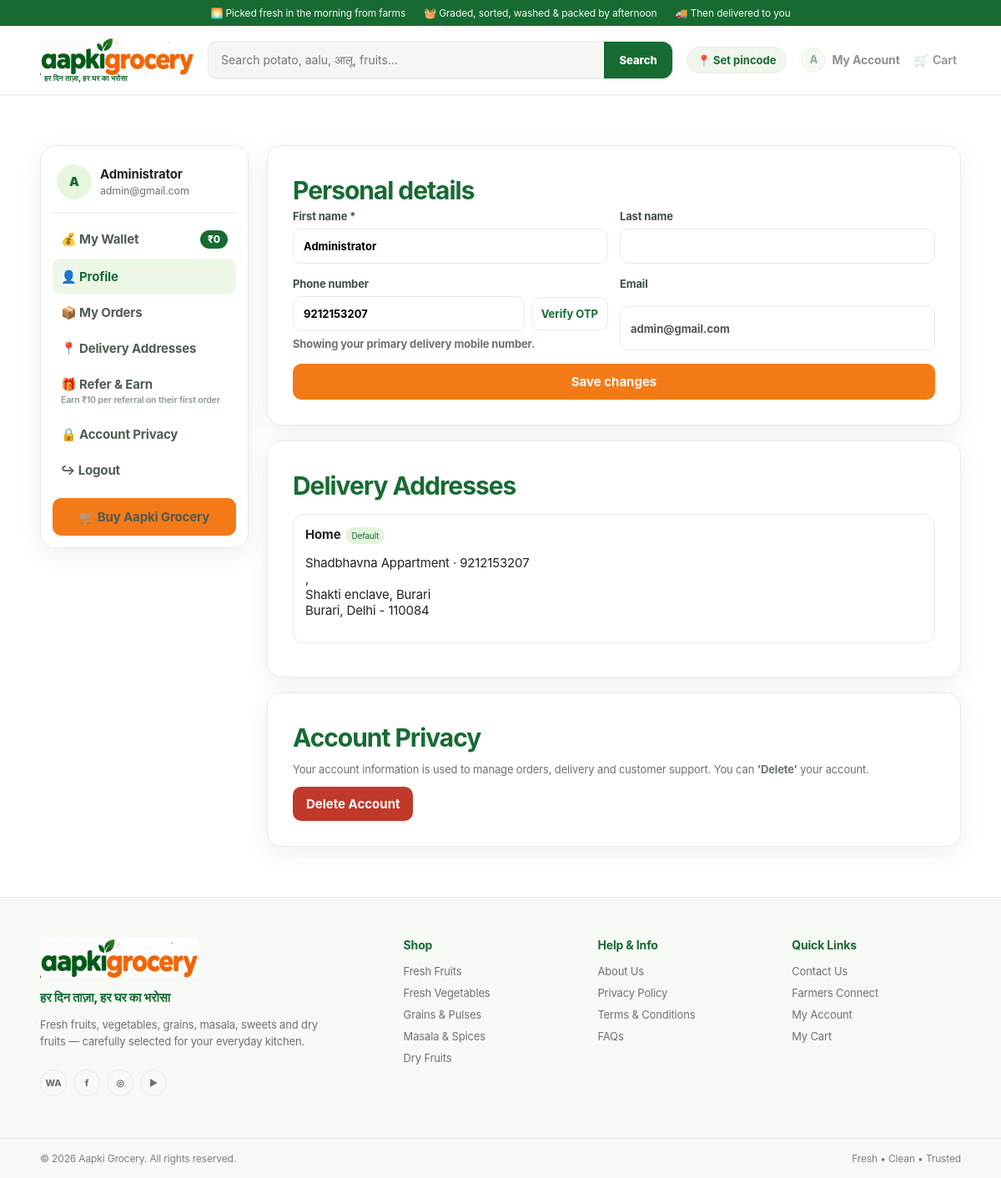
Screenshot of /account/ (signed in) with the database file from the repository.
### tables this page shows
CREATE TABLE `users` (
  `id` bigint(20) UNSIGNED NOT NULL,
  `name` varchar(120) NOT NULL,
  `first_name` varchar(80) DEFAULT NULL,
  `last_name` varchar(80) DEFAULT NULL,
  `email` varchar(190) DEFAULT NULL,
  `phone` varchar(20) DEFAULT NULL,
  `avatar` varchar(500) DEFAULT NULL,
  `password_hash` varchar(255) DEFAULT NULL,
  `provider` enum('local','google','facebook') NOT NULL DEFAULT 'local',
  `provider_id` varchar(190) DEFAULT NULL,
  `role_slug` varchar(80) NOT NULL DEFAULT 'customer',
  `points` int(10) UNSIGNED NOT NULL DEFAULT 0,
  `wallet_balance` decimal(10,2) NOT NULL DEFAULT 0.00,
  `remember_token_hash` varchar(255) DEFAULT NULL,
  `referral_code` varchar(32) DEFAULT NULL,
  `referred_by` bigint(20) UNSIGNED DEFAULT NULL,
  `is_active` tinyint(1) NOT NULL DEFAULT 1,
  `remarks` text DEFAULT NULL,
  `created_at` timestamp NOT NULL DEFAULT current_timestamp(),
  `updated_at` timestamp NOT NULL DEFAULT current_timestamp() ON UPDATE current_timestamp()
);

CREATE TABLE `addresses` (
  `id` bigint(20) UNSIGNED NOT NULL,
  `user_id` bigint(20) UNSIGNED NOT NULL,
  `label` varchar(50) DEFAULT 'Home',
  `name` varchar(120) NOT NULL,
  `phone` varchar(20) NOT NULL,
  `alt_phone` varchar(20) DEFAULT NULL,
  `apartment_no` varchar(120) DEFAULT NULL,
  `apartment_name` varchar(160) DEFAULT NULL,
  `area` varchar(160) DEFAULT NULL,
  `landmark` varchar(255) DEFAULT NULL,
  `address_type` enum('Home','Office','Other') NOT NULL DEFAULT 'Home',
  `address_line` varchar(255) NOT NULL,
  `city` varchar(100) NOT NULL,
  `state` varchar(100) NOT NULL,
  `pincode` varchar(10) NOT NULL,
  `is_default` tinyint(1) DEFAULT 0
);

### config/config.php (called while the page is built, shortened)
<?php
function e(?string $v):string{return htmlspecialchars($v??'',ENT_QUOTES,'UTF-8');}
function url(string $p=''):string{return BASE_URL.ltrim($p,'/');}
function user_id():?int{return isset($_SESSION['user_id'])?(int)$_SESSION['user_id']:null;}
function is_logged_in():bool{return user_id()!==null;}
function setting(PDO $pdo,string $key,string $default=''):string{static $cache=[];if(array_key_exists($key,$cache))return $cache[$key];$s=$pdo->prepare('SELECT setting_value FROM settings WHERE setting_key=? LIMIT 1');$s->execute([$key]);return $cache[$key]=(string)($s->fetchColumn()??$default);}
function setting_bool(PDO $pdo,string $key,bool $default=false):bool{return setting($pdo,$key,$default?'1':'0')==='1';}

### account/index.php (the view, shortened to what this page needs)
<?php
require_once __DIR__.'/../config/db.php'; $pdo=db();
$uid=user_id();
$s=$pdo->prepare('SELECT * FROM users WHERE id=?'); $s->execute([$uid]); $u=$s->fetch();
$addressesStmt=$pdo->prepare('SELECT * FROM addresses WHERE user_id=? ORDER BY is_default DESC,id DESC'); $addressesStmt->execute([$uid]); $addresses=$addressesStmt->fetchAll();
$primaryDeliveryPhone = '';
if($addresses){ $primaryDeliveryPhone = trim((string)($addresses[0]['phone'] ?? '')); }
$accountPhone = $primaryDeliveryPhone !== '' ? $primaryDeliveryPhone : (string)($u['phone'] ?? '');
$walletBalance=(float)($u['wallet_balance'] ?? 0);
$avatar = trim((string)($u['avatar'] ?? '')) ?: null;
$initial = strtoupper(substr(trim((string)($u['first_name']??$u['name']??'U')),0,1));
$title='My Account | '.APP_NAME; include __DIR__.'/../includes/header.php';
?>
<section class="container page account-page">
<div class="account-shell">
<aside class="account-sidebar panel">
  <div class="account-user">
    <div class="avatar<?=$avatar?' avatar-photo':''?>">
      <?php if($avatar): ?><img src="<?=e($avatar)?>" alt="" onerror="this.onerror=null;this.parentNode.classList.remove('avatar-photo');this.parentNode.textContent='<?=e($initial)?>';"><?php else: ?><?=e($initial)?><?php endif; ?>
    </div>
    <div><b><?=e(trim(($u['first_name']??'').' '.($u['last_name']??''))?:$u['name'])?></b><small><?=e($u['email'])?></small></div>
  </div>
  <a class="wallet-link" href="<?=url('account/wallet.php')?>">💰 My Wallet<span class="wallet-badge">₹<?=number_format($walletBalance,0)?></span></a>
  <a class="active" href="<?=url('account/')?>">👤 Profile</a>
  <a href="<?=url('account/orders.php')?>">📦 My Orders</a>
  <a href="#addresses">📍 Delivery Addresses</a>
  <?php if(setting_bool($pdo,'referral_enabled')): $refPts=(int)setting($pdo,'referral_points','10'); ?>
  <a class="refer-link" href="<?=url('account/refer.php')?>">🎁 Refer &amp; Earn<small>Earn ₹<?=number_format($refPts)?> per referral on their first order</small></a>
  <?php endif; ?>
  <a href="#privacy">🔒 Account Privacy</a>
  <a href="<?=url('logout.php')?>">↪ Logout</a>
  <a class="btn btn-primary account-shop-btn" href="<?=url()?>">🛒 Buy Aapki Grocery</a>
</aside>
<main class="account-main">
<section class="panel" id="profile"><div class="panel-head"><div><h2>Personal details</h2></div></div>
<form method="post" class="account-form"><input type="hidden" name="csrf" value="<?=e(csrf_token())?>"><input type="hidden" name="profile" value="1">
<div class="field-grid"><label>First name *<input name="first_name" value="<?=e($u['first_name']??$u['name']??'')?>" required></label><label>Last name<input name="last_name" value="<?=e($u['last_name']??'')?>"></label></div>
<div class="field-grid"><label>Phone number <div class="phone-row"><input id="accountPhone" name="phone" value="<?=e($accountPhone)?>" inputmode="numeric"><button type="button" class="btn otp-btn" id="sendOtp">Verify OTP</button></div><small id="otpMsg" class="hint"><?= $primaryDeliveryPhone!=='' ? 'Showing your primary delivery mobile number.' : '' ?></small></label><label>Email<input value="<?=e($u['email']??'')?>" disabled></label></div>
<button class="btn btn-primary">Save changes</button></form></section>
<section class="panel" id="addresses"><div class="panel-head"><div><h2>Delivery Addresses</h2></div></div>
<?php if($addresses): ?>
<?php foreach($addresses as $a): ?><div class="saved-address"><div><b><?=e($a['address_type']??$a['label'])?></b><?php if($a['is_default']): ?><span class="default-badge">Default</span><?php endif; ?><p><?=e($a['name'])?> · <?=e($a['phone'])?><br>, <br><?=e($a['address_line'])?> <br><?=e($a['city'])?>, <?=e($a['state'])?> - <?=e($a['pincode'])?></p></div></div><?php endforeach; ?>
<?php else: ?><p class="hint">No delivery address saved yet. You can add one during checkout.</p><?php endif; ?>
</section>
<section class="panel" id="privacy"><h2>Account Privacy</h2>
<p class="hint">Your account information is used to manage orders, delivery and customer support. You can <b>'Delete'</b> your account.</p>
<button type="button" class="btn btn-danger" id="openDeleteModal">Delete Account</button>
</section>
</main></div></section>
<?php include __DIR__.'/../includes/footer.php'; ?>

### includes/header.php (shortened to what this page needs)
<?php require_once __DIR__.'/../config/db.php'; $pdo=$pdo??db(); $flash=get_flash(); $metaTitle=$title??setting($pdo,'default_meta_title',APP_NAME); $metaDesc=$description??setting($pdo,'default_meta_description','Fresh grocery from Aapki Grocery.'); $metaKeys=$keywords??setting($pdo,'default_meta_keywords','fresh grocery'); $ogImage=$ogImage??url('assets/logo.png'); ?>
<!doctype html><html lang="en"><head><link rel="stylesheet" href="<?=url('assets/css/style.css')?>?v=<?php echo time();?>"></head><body><header class="site-header"><div class="topbar topbar-steps"><span>🌅 Picked fresh in the morning from farms</span><span>🧺 Graded, sorted, washed &amp; packed by afternoon</span><span>🚚 Then delivered to you</span></div><div class="nav container"><a class="brand" href="<?=url()?>"><span class="brand-mark"><img src="<?=url('assets/logo.png')?>" alt="Aapki Grocery" width="314" height="78"><span class="brand-tagline">हर दिन ताज़ा, हर घर का भरोसा</span></span></a><form class="search" action="<?=url()?>" method="get" autocomplete="off"><input id="searchBox" name="q" value="<?=e($_GET['q']??'')?>" placeholder="Search potato, aalu, आलू, fruits..." aria-label="Search products"><button>Search</button></form><div class="nav-actions"><button type="button" id="agPinIndicator" class="pin-indicator" title="Set / change your delivery pincode"></button><div class="account-menu"><?php
$hdrLoggedIn=is_logged_in();
$hdrAvatar=null;$hdrInitial='U';
if($hdrLoggedIn){
  $ha=$pdo->prepare('SELECT first_name,last_name,avatar FROM users WHERE id=?');$ha->execute([user_id()]);$hAcc=$ha->fetch();
  $hdrAvatar=trim((string)($hAcc['avatar']??''))?:null;
  $hdrInitial=strtoupper(substr(trim((string)($hAcc['first_name']??''))?:'U',0,1));
}
?><a href="<?=$hdrLoggedIn?url('account/'):url('login.php')?>" class="account-trigger" id="accountTrigger" aria-label="<?=$hdrLoggedIn?'My Account':'Login'?>"><span class="account-icon<?=$hdrLoggedIn?' account-avatar':''?>" aria-hidden="true"><?php if($hdrLoggedIn && $hdrAvatar): ?><img src="<?=e($hdrAvatar)?>" alt="" onerror="this.onerror=null;this.parentNode.classList.add('avatar-fallback');this.parentNode.textContent='<?=e($hdrInitial)?>';"><?php elseif($hdrLoggedIn): ?><span class="avatar-fallback-text"><?=e($hdrInitial)?></span><?php else: ?><svg viewBox="0 0 24 24" fill="none"><circle cx="12" cy="8" r="4" stroke="currentColor" stroke-width="2"/><path d="M4 21c.7-4 3.3-6 8-6s7.3 2 8 6" stroke="currentColor" stroke-width="2" stroke-linecap="round"/></svg><?php endif; ?></span><span class="account-label"><?=$hdrLoggedIn?'My Account':'Login'?></span></a></div><a id="cartLink" href="<?=url('cart/')?>">🛒 <span>Cart</span></a></div></div></header>
<main>

### rows the page displays
users: first_name "A", first_name "Administrator", email "admin@gmail.com", wallet_balance "0"
addresses: phone "9212153207", address_type "Home", is_default "Default", name "Shadbhavna Appartment", address_line "Shakti enclave, Burari", city "Burari", state "Delhi", pincode "110084"

### other values shown
$refPts "10"
